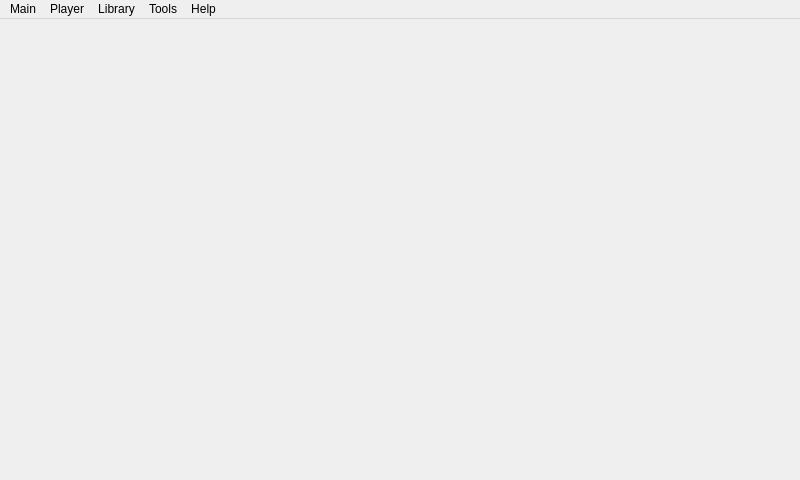
<?xml version="1.0" encoding="UTF-8"?>
<ui version="4.0">
 <class>MainWindow</class>
 <widget class="QMainWindow" name="MainWindow">
  <property name="geometry">
   <rect>
    <x>0</x>
    <y>0</y>
    <width>800</width>
    <height>480</height>
   </rect>
  </property>
  <property name="windowTitle">
   <string>SomePlayer</string>
  </property>
  <widget class="QWidget" name="centralWidget">
   <layout class="QVBoxLayout" name="verticalLayout">
    <property name="spacing">
     <number>0</number>
    </property>
    <property name="margin">
     <number>0</number>
    </property>
   </layout>
  </widget>
  <widget class="QMenuBar" name="menuBar">
   <property name="geometry">
    <rect>
     <x>0</x>
     <y>0</y>
     <width>800</width>
     <height>23</height>
    </rect>
   </property>
   <property name="styleSheet">
    <string notr="true"/>
   </property>
   <widget class="QMenu" name="menuHelp">
    <property name="title">
     <string>Main</string>
    </property>
    <addaction name="actionAbout"/>
    <addaction name="actionSettings"/>
   </widget>
   <widget class="QMenu" name="menuLibrary">
    <property name="title">
     <string>Library</string>
    </property>
    <addaction name="actionManageLibrary"/>
   </widget>
   <widget class="QMenu" name="menuTools">
    <property name="title">
     <string>Tools</string>
    </property>
    <addaction name="actionSetTimer"/>
    <addaction name="actionEqualizer"/>
   </widget>
   <widget class="QMenu" name="menuPlayer">
    <property name="title">
     <string>Player</string>
    </property>
    <addaction name="actionSavePlaylist"/>
    <addaction name="actionImport"/>
    <addaction name="actionAddStream"/>
   </widget>
   <widget class="QMenu" name="menuHelp_2">
    <property name="title">
     <string>Help</string>
    </property>
    <addaction name="actionOnlineHelp"/>
   </widget>
   <addaction name="menuHelp"/>
   <addaction name="menuPlayer"/>
   <addaction name="menuLibrary"/>
   <addaction name="menuTools"/>
   <addaction name="menuHelp_2"/>
  </widget>
  <action name="actionAbout">
   <property name="text">
    <string>About</string>
   </property>
  </action>
  <action name="actionSettings">
   <property name="text">
    <string>Settings</string>
   </property>
  </action>
  <action name="actionManageLibrary">
   <property name="text">
    <string>Manage library</string>
   </property>
  </action>
  <action name="actionEqualizer">
   <property name="text">
    <string>Equalizer</string>
   </property>
  </action>
  <action name="actionSetTimer">
   <property name="text">
    <string>Set timer</string>
   </property>
  </action>
  <action name="actionSavePlaylist">
   <property name="text">
    <string>Save playlist</string>
   </property>
   <property name="shortcut">
    <string>Ctrl+S</string>
   </property>
  </action>
  <action name="actionOnlineHelp">
   <property name="text">
    <string>Online help</string>
   </property>
  </action>
  <action name="actionImport">
   <property name="text">
    <string>Import playlists</string>
   </property>
  </action>
  <action name="actionAddStream">
   <property name="text">
    <string>Add stream</string>
   </property>
  </action>
 </widget>
 <layoutdefault spacing="6" margin="11"/>
 <resources/>
 <connections/>
</ui>
